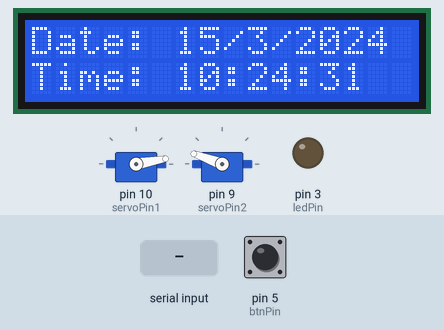
This sketch was run on a simulated Arduino Uno, built with avr-gcc and run on an emulated ATmega328P. On the bench: 16×2 character LCD, 2 × servo, output pins drawn as LEDs (lit = HIGH). The test bench sets the inputs (shaded band); at power-on: pin 5 (btnPin) LOW. The local clock reads 2024-03-15 10:24:30 at power-on unless the sketch sets it.

Above: at 1.2 s.
1.3 s: "servo\n" received over Serial
At 3.1 s:
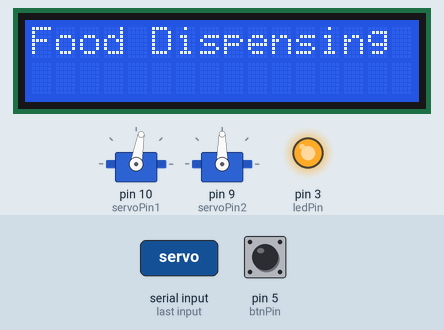
5.4 s: pin 5 (btnPin) pulled HIGH for 1 s
At 7.7 s:
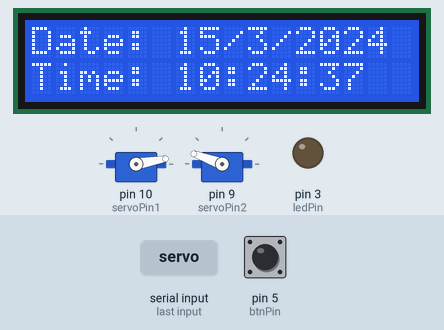
10.5 s: pin 5 (btnPin) pulled HIGH for 3.2 s
At 13.8 s:
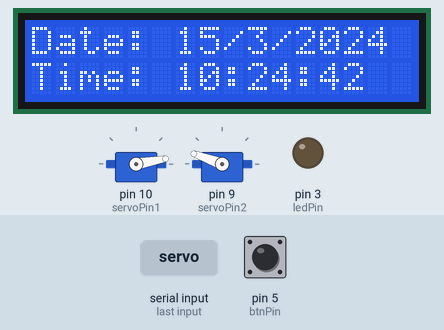
Timing chart, 0 to 15.3 s (numbered marks = the images above; inputs shaded):
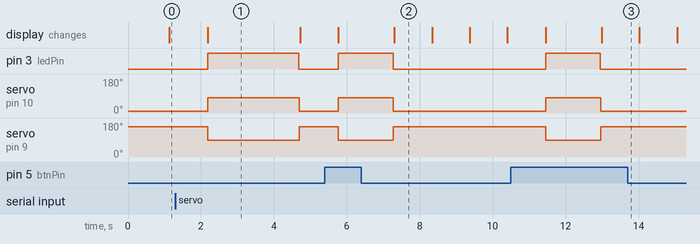

The sketch:

fish_feeder.ino
```cpp
#include <LiquidCrystal_I2C.h>
#include <ThreeWire.h>
#include <RtcDS1302.h>
#include <Servo.h>

// LCD & RTC Setup
LiquidCrystal_I2C lcd(0x27, 16, 2);
ThreeWire myWire(7, 6, 8);
RtcDS1302<ThreeWire> Rtc(myWire);

// Servo Setup
Servo servo1, servo2;
const int servoPin1 = 10;
const int servoPin2 = 9;

// Flags and Pins
bool servoActivated = false;
bool servoWebActivated = false;
int btnPin = 5;
int ledPin = 3;

void setup() {
  lcd.init();
  lcd.backlight();
  lcd.clear();

  pinMode(btnPin, INPUT);
  pinMode(ledPin, OUTPUT);

  servo1.attach(servoPin1);
  servo2.attach(servoPin2);
  servo1.write(10);
  servo2.write(160);

  Serial.begin(9600);

  Rtc.Begin();

  // Uncomment this if you want to set RTC manually:
  //RtcDateTime currentTime = RtcDateTime(__DATE__, __TIME__);
  //Rtc.SetDateTime(currentTime);
}

void loop() {
  RtcDateTime now = Rtc.GetDateTime();
  lcd.clear();

  // Display Date
  lcd.setCursor(0, 0);
  lcd.print("Date: ");
  lcd.print(now.Day());
  lcd.print("/");
  lcd.print(now.Month());
  lcd.print("/");
  lcd.print(now.Year());

  // Display Time
  lcd.setCursor(0, 1);
  lcd.print("Time: ");
  lcd.print(now.Hour());
  lcd.print(":");
  lcd.print(now.Minute());
  lcd.print(":");
  lcd.print(now.Second());

  // Scheduled Activation
  if ((now.Hour() == 0 && now.Minute() == 11 && now.Second() == 0 && !servoActivated) ||
      (now.Hour() == 12 && now.Minute() == 30 && now.Second() == 0 && !servoActivated) ||
      (now.Hour() == 18 && now.Minute() == 30 && now.Second() == 0 && !servoActivated)) {
    activateServos();
    servoActivated = true;
  }

  // Reset servoActivated flag when second is not 0
  if (now.Second() != 0) {
    servoActivated = false;
  }

  // Manual Activation via Button
  if (digitalRead(btnPin) == HIGH) {
    activateServos();
  }

  // Serial Command from ESP32
  if (Serial.available()) {
    String command = Serial.readStringUntil('\n');
    command.trim();
    if (command == "servo" && !servoWebActivated) {
      webactivateServos();
      servoWebActivated = true;
    }
  }

  // Reset the webActivated flag to allow new triggers on new commands
  // (Optional: adjust timing or logic if needed)
  if (!Serial.available()) {
    servoWebActivated = false;
  }

  delay(1000);
}

void activateServos() {
  lcd.clear();
  lcd.setCursor(0, 0);
  lcd.print("Food Dispensing");

  servo1.write(80);  // Rotate Servo 1
  servo2.write(90);  // Rotate Servo 2
  digitalWrite(ledPin, HIGH);
  delay(1500);

  servo1.write(10);  // Reset Servo 1
  servo2.write(160); // Reset Servo 2
  digitalWrite(ledPin, LOW);

  // Refresh display
  RtcDateTime now = Rtc.GetDateTime();
  lcd.clear();
  lcd.setCursor(0, 0);
  lcd.print("Date: ");
  lcd.print(now.Day());
  lcd.print("/");
  lcd.print(now.Month());
  lcd.print("/");
  lcd.print(now.Year());

  lcd.setCursor(0, 1);
  lcd.print("Time: ");
  lcd.print(now.Hour());
  lcd.print(":");
  lcd.print(now.Minute());
  lcd.print(":");
  lcd.print(now.Second());
}

void webactivateServos() {
  lcd.clear();
  lcd.setCursor(0, 0);
  lcd.print("Food Dispensing");

  servo1.write(80);  // Rotate Servo 1
  servo2.write(90);  // Rotate Servo 2
  digitalWrite(ledPin, HIGH);
  delay(2500);

  servo1.write(10);  // Reset Servo 1
  servo2.write(160); // Reset Servo 2
  digitalWrite(ledPin, LOW);

  // Refresh display
  RtcDateTime now = Rtc.GetDateTime();
  lcd.clear();
  lcd.setCursor(0, 0);
  lcd.print("Date: ");
  lcd.print(now.Day());
  lcd.print("/");
  lcd.print(now.Month());
  lcd.print("/");
  lcd.print(now.Year());

  lcd.setCursor(0, 1);
  lcd.print("Time: ");
  lcd.print(now.Hour());
  lcd.print(":");
  lcd.print(now.Minute());
  lcd.print(":");
  lcd.print(now.Second());
}
```

Measured:
- after the input at 1.3 s, pin 3 (ledPin): LOW → HIGH after 0.89 s, → LOW 2.5 s later; servo on pin 10 (servoPin1): 10° → 80° after 0.89 s, → 10° 2.5 s later; servo on pin 9 (servoPin2): 160° → 90° after 0.89 s, → 160° 2.5 s later; the display: changes after 0.89 s (image 1)
- after the input at 5.4 s, pin 3 (ledPin): LOW → HIGH after 0.37 s, → LOW 1.5 s later; servo on pin 10 (servoPin1): 10° → 80° after 0.37 s, → 10° 1.5 s later; servo on pin 9 (servoPin2): 160° → 90° after 0.37 s, → 160° 1.5 s later; the display: first changes after 0.37 s (image 2 shows a later state)
- after the input at 10.5 s, pin 3 (ledPin): LOW → HIGH after 0.95 s, → LOW 1.5 s later; servo on pin 10 (servoPin1): 10° → 80° after 0.95 s, → 10° 1.5 s later; servo on pin 9 (servoPin2): 160° → 90° after 0.95 s, → 160° 1.5 s later; the display: first changes after 0.95 s (image 3 shows a later state)
- what the display in image 1 shows lasts 2.5 s, from 2.2 s to 4.7 s
- what the display in image 2 shows lasts 1.0 s, from 7.3 s to 8.3 s
